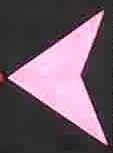
#> input picture img.jpg, 113 x 153 px, given in place of the camera
$ python BadVecOr.py
#> lines starting #> are read from the running program, lines starting #| are printed output that depends on the picture; after the words box and inside, x2 and y2 are one past the last pixel; in counts of white or black regions, pixels touching at a corner belong together
from __future__ import print_function
from __future__ import division
import cv2 as cv
import numpy as np

from math import atan2, cos, sin, sqrt, pi


def drawAxis(img, p_, q_, colour, scale):
    p = list(p_)
    q = list(q_)

    angle = atan2(p[1] - q[1], p[0] - q[0])  # angle in radians
    hypotenuse = sqrt((p[1] - q[1]) * (p[1] - q[1]) + (p[0] - q[0]) * (p[0] - q[0]))
    # Here we lengthen the arrow by a factor of scale
    q[0] = p[0] - scale * hypotenuse * cos(angle)
    q[1] = p[1] - scale * hypotenuse * sin(angle)
    cv.line(img, (int(p[0]), int(p[1])), (int(q[0]), int(q[1])), colour, 1, cv.LINE_AA)
    # create the arrow hooks
    p[0] = q[0] + 9 * cos(angle + pi / 4)
    p[1] = q[1] + 9 * sin(angle + pi / 4)
    cv.line(img, (int(p[0]), int(p[1])), (int(q[0]), int(q[1])), colour, 1, cv.LINE_AA)
    p[0] = q[0] + 9 * cos(angle - pi / 4)
    p[1] = q[1] + 9 * sin(angle - pi / 4)
    cv.line(img, (int(p[0]), int(p[1])), (int(q[0]), int(q[1])), colour, 1, cv.LINE_AA)


def getOrientation(pts, img):
    sz = len(pts)
    data_pts = np.empty((sz, 2), dtype=np.float64)
    for i in range(data_pts.shape[0]):
        data_pts[i, 0] = pts[i, 0, 0]
        data_pts[i, 1] = pts[i, 0, 1]
    # Perform PCA analysis
    mean = np.empty((0))
    mean, eigenvectors, eigenvalues = cv.PCACompute2(data_pts, mean)
    # Store the center of the object
    cntr = (int(mean[0, 0]), int(mean[0, 1]))

    cv.circle(img, cntr, 3, (255, 0, 255), 2)
    p1 = (
    cntr[0] + 0.02 * eigenvectors[0, 0] * eigenvalues[0, 0], cntr[1] + 0.02 * eigenvectors[0, 1] * eigenvalues[0, 0])
    p2 = (
    cntr[0] - 0.02 * eigenvectors[1, 0] * eigenvalues[1, 0], cntr[1] - 0.02 * eigenvectors[1, 1] * eigenvalues[1, 0])
    drawAxis(img, cntr, p1, (0, 255, 0), 1)
    drawAxis(img, cntr, p2, (255, 255, 0), 5)
    angle = atan2(eigenvectors[0, 1], eigenvectors[0, 0])  # orientation in radians

    return angle


cap = cv.VideoCapture(0)
while 1:
    ret, src = cap.read()
#> src is the input picture: shape (153, 113, 3); mean B, G, R 102.7, 90.6, 109.1
    #cv.imshow('src', src)
    # Convert image to grayscale
    gray = cv.cvtColor(src, cv.COLOR_BGR2GRAY)
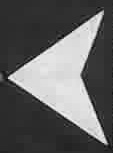
#> gray: shape (153, 113); min 5, max 246, mean 97.5
    # Convert image to binary
    _, bw = cv.threshold(gray, 50, 255, cv.THRESH_BINARY | cv.THRESH_OTSU)
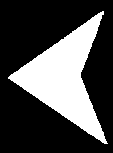
#> bw: shape (153, 113); 29.5% white; 1 white region
    contours, _ = cv.findContours(bw, cv.RETR_LIST, cv.CHAIN_APPROX_NONE)
#> contours = 1 contour; box (x1, y1, x2, y2) and area: (8, 11, 108, 144) 4929
    for i, c in enumerate(contours):
        # Calculate the area of each contour
        area = cv.contourArea(c)
        # Ignore contours that are too small or too large
        if area < 1e2 or 1e5 < area:
            continue
        # Draw each contour only for visualisation purposes
        cv.drawContours(src, contours, i, (0, 0, 255), 2)
        # Find the orientation of each shape
        getOrientation(c, src)
        cv.imshow('output', src)
        k = cv.waitKey(30) & 0xff
        if k == 27:
            break
#> this loop made 1 pass; (key Esc is pressed on pass 1)
#> (area, sz in getOrientation, mean in getOrientation, eigenvectors in getOrientation, eigenvalues in getOrientation, p1 in getOrientation) on pass 1: (4929, 330, [[70.9, 77.18]], [[0.0526, 0.999], [0.999, -0.0526]], [1507.2, 802.4], (71.58, 107.1))
#> pass 1, `cv.imshow('output', src)`:
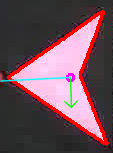
#> window 'output': shape (153, 113, 3); mean B, G, R 89.7, 80, 112.7
